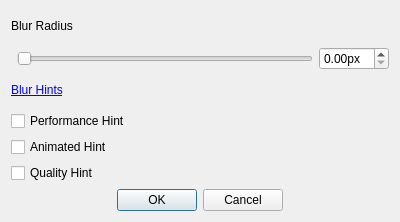
<?xml version="1.0" encoding="UTF-8"?>
<ui version="4.0">
 <class>BlurDialog</class>
 <widget class="QDialog" name="BlurDialog">
  <property name="geometry">
   <rect>
    <x>0</x>
    <y>0</y>
    <width>400</width>
    <height>222</height>
   </rect>
  </property>
  <property name="windowTitle">
   <string>Blur Settings</string>
  </property>
  <layout class="QGridLayout" name="gridLayout">
   <item row="1" column="1">
    <widget class="QSlider" name="radSlider">
     <property name="maximum">
      <number>3000</number>
     </property>
     <property name="orientation">
      <enum>Qt::Horizontal</enum>
     </property>
    </widget>
   </item>
   <item row="1" column="2">
    <widget class="QDoubleSpinBox" name="radSpinner">
     <property name="suffix">
      <string>px</string>
     </property>
     <property name="maximum">
      <double>30.000000000000000</double>
     </property>
    </widget>
   </item>
   <item row="2" column="0" colspan="3">
    <widget class="QLabel" name="label_2">
     <property name="whatsThis">
      <string>http://doc.qt.io/qt-5/qgraphicsblureffect.html#BlurHint-enum</string>
     </property>
     <property name="text">
      <string>&lt;a href=&quot;http://doc.qt.io/qt-5/qgraphicsblureffect.html#BlurHint-enum&quot;&gt;Blur Hints</string>
     </property>
     <property name="openExternalLinks">
      <bool>true</bool>
     </property>
     <property name="textInteractionFlags">
      <set>Qt::TextBrowserInteraction</set>
     </property>
    </widget>
   </item>
   <item row="0" column="0" colspan="3">
    <widget class="QLabel" name="label">
     <property name="text">
      <string>Blur Radius</string>
     </property>
    </widget>
   </item>
   <item row="3" column="0" colspan="3">
    <widget class="QCheckBox" name="performance">
     <property name="text">
      <string>Performance Hint</string>
     </property>
    </widget>
   </item>
   <item row="4" column="0" colspan="3">
    <widget class="QCheckBox" name="animated">
     <property name="text">
      <string>Animated Hint</string>
     </property>
    </widget>
   </item>
   <item row="5" column="0" colspan="3">
    <widget class="QCheckBox" name="quality">
     <property name="text">
      <string>Quality Hint</string>
     </property>
    </widget>
   </item>
   <item row="6" column="0" colspan="3">
    <widget class="QDialogButtonBox" name="buttonBox">
     <property name="orientation">
      <enum>Qt::Horizontal</enum>
     </property>
     <property name="standardButtons">
      <set>QDialogButtonBox::Cancel|QDialogButtonBox::Ok</set>
     </property>
     <property name="centerButtons">
      <bool>true</bool>
     </property>
    </widget>
   </item>
  </layout>
 </widget>
 <resources/>
 <connections/>
</ui>
